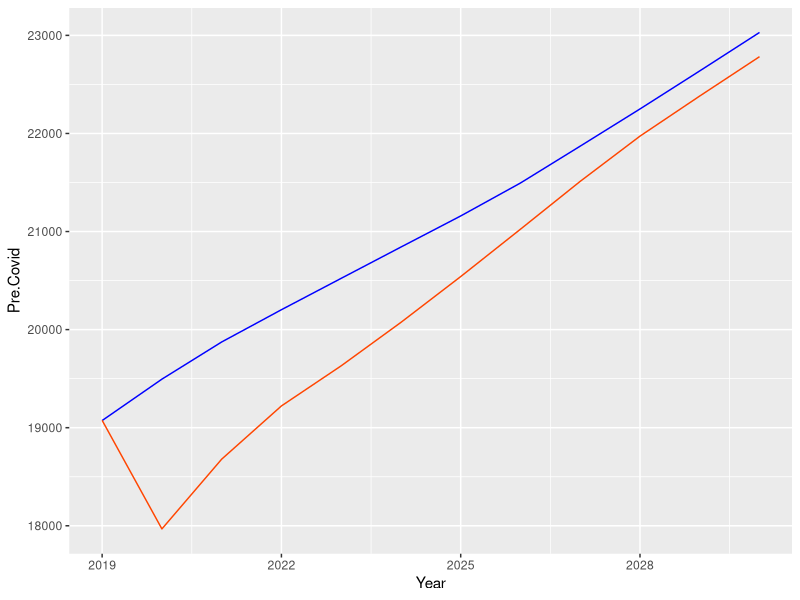
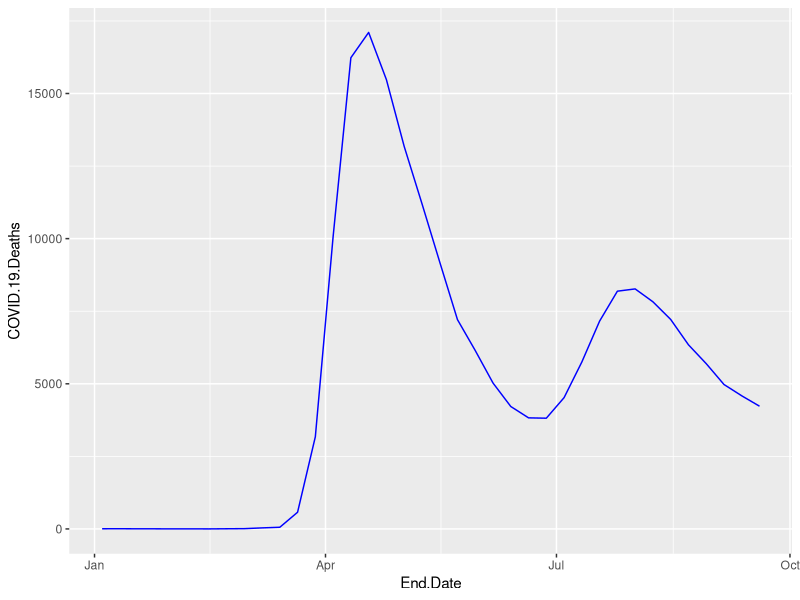

Write the R code that produced these figures, in order.
# Analysis of COVID-19 impact, reproducing Cutler and Summers 2020
# @author: petez

library(ggplot2)

# 1. Load Datasets


setwd('C:\\Users\\thepe\\Documents\\GitHub\\acre-cutler')
# load GDP projections
GDP_projections <- read.csv("data/analysis/projections.csv")

# load COVID impairment data
crit_severe <- read.csv("data/analysis/impairments.csv")

# load COVID deaths data
covid_deaths <- read.csv("data/analysis/covid_deaths.csv")
covid_deaths$End.Date = as.Date(covid_deaths$End.Date, "%m/%d/%Y")

# load COVID deaths data
mental_health <- read.csv("data/analysis/mental_health.csv")

# 2. Set Paramters

# set VSL
VSL <- 7000000

# set value of lifeyear
VYL <- 100000

# 3. Reproduction

# 3.1. GDP Loss

# plot GDP forecasts
ggplot(data = GDP_projections, aes(x = Year)) + 
  geom_line(aes(y = Pre.Covid), color = "blue") + 
  geom_line(aes(y = Post.Covid), color="orangered") 

# calculate GDP losses, convert to billions
GDP_losses = sum(GDP_projections$Pre.Covid-GDP_projections$Post.Covid)*1000000000

# 3.2. Cost of premature mortality

# new current deaths
covid_deaths = subset(covid_deaths, End.Date <= as.Date("2020-09-25"))

# plot COVID death counts
ggplot(data = covid_deaths, aes(x = End.Date, y = COVID.19.Deaths)) + 
  geom_line(color='blue')

# 10-25-2020, 52 weeks at 5000 deaths
# obtained 201330 deaths, not 190000
current_deaths = 190076
# current_deaths = sum(covid_deaths$COVID.19.Deaths)
future_deaths =  52*5000
total_deaths = current_deaths+future_deaths

# add 40% excess deaths, 630000 not 625000
total_deaths_excess <- 1.38888*total_deaths

# convert to VTL with 7 million estimate
# obtained 4.521
value_deaths <- VSL*total_deaths_excess

# 3.3. Cost of Health Impairments

# 1.27M, not 1.2M
current_crit_severe = sum(crit_severe$Impairments)
# disagreement: using COVID current/forecast deaths, not excess
# also, strange choice - not relevant
total_crit_severe = current_crit_severe*(625000/250000)
impairments = 1/3*total_crit_severe
value_impairments = 0.35 * VSL * impairments

# 3.4. Mental Health Impairment

anx_dep_2019 = mental_health[which(mental_health$Indicator == 'Symptoms of anxiety disorder and/or depressive disorder' & mental_health$Time.Period == '2019'),]$Value
anx_dep_2020 = mental_health[which(mental_health$Indicator == 'Symptoms of Anxiety Disorder or Depressive Disorder' & mental_health$Time.Period == 'July 16 - July 21'),]$Value
anx_dep_increase = anx_dep_2020 - anx_dep_2019

# disagreement: adult population is 251M, not 266M, https://www.kff.org/other/state-indicator/distribution-by-age/

adult_pop = 263000000
new_anx_dep = anx_dep_increase/100 * adult_pop
value_mentalhealth = new_anx_dep * 0.2 * VYL

GDP_losses
value_deaths
value_impairments
value_mentalhealth

# summation
total_value = GDP_losses + value_deaths + value_impairments + value_mentalhealth
total_value

total_value/GDP_projections$Post.Covid[2]

# 4. Robustness Checks

# 4.1 Update Impairment Ratio

current_crit_severe = sum(crit_severe$Impairments)
total_crit_severe = current_crit_severe*(total_deaths/current_deaths)
impairments = 1/3*total_crit_severe
value_impairments = 0.35 * VSL * impairments

value_impairments

# 4.2 Update Current Deaths

current_deaths = 190000
future_deaths =  52*5000
total_deaths = current_deaths+future_deaths

# add 40% excess deaths, 630000 not 625000
total_deaths_excess <- 1.4*total_deaths

# convert to VTL with 7 million estimate
value_deaths <- VSL*total_deaths_excess

value_deaths

current_crit_severe = sum(crit_severe$Impairments)
total_crit_severe = current_crit_severe*(total_deaths_excess/current_deaths)
impairments = 1/3*total_crit_severe
value_impairments = 0.35 * VSL * impairments

value_impairments

# 4.3 Update Population

adult_pop = 250563000
new_anx_dep = anx_dep_increase/100 * adult_pop
value_mentalhealth = new_anx_dep * 0.2 * VYL

value_mentalhealth
